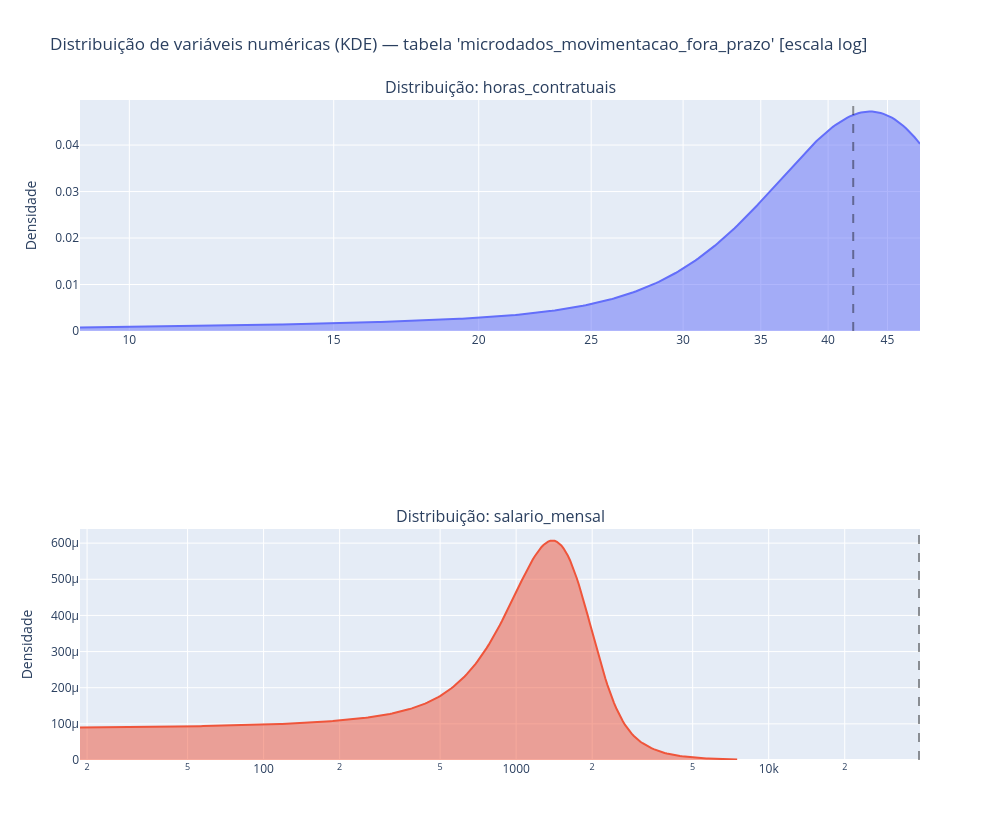

Notebook cell for this chart:
### Markdown cell above
### Distribuição contínua

### Code cell
N_STDDEV_RANGE = 4
MAX_TICKS = 50
N_BINS = 100000  # numero de bins dentro da janela exibida (média ± N_STDDEV_RANGE*σ)
 
dtypes = list(df_metadata_t1['data_type'].values)
columns = list(df_metadata_t1['column_name'].values)
 
num_columns = [
    col for col, dtype in zip(columns, dtypes)
    if dtype in ['FLOAT64']
]
 
table = f"{DATASET_NAME}.{SCHEMA_NAME}.{TABLE}"
 
# Coleta estatísticas e histogramas de cada coluna numérica
bins_dict, stats_dict, window_dict, valid_columns = collect_stats_and_bins(
    client, table, num_columns, n_bins=200
)

fig, valid_columns = build_density_figure(
    bins_dict, stats_dict, window_dict, TABLE, log_vals=True
)
 
# Salva como HTML e abre no navegador
output_path = os.path.abspath(f"data/outputs/html/distribuicao_{TABLE}_num_columns.html")
fig.show()

### Figure 1 — Plotly figure (JSON) as saved in the notebook; plotly's stock layout.template omitted (floating-point values rounded to 4 significant figures; data arrays with more than 128 entries replaced by an {"elided": "..."} marker saying what was removed)
{"data": [{"fill": "tozeroy", "line": {"width": 2}, "mode": "lines", "showlegend": false, "type": "scatter", "x": {"elided": "300 float values"}, "xaxis": "x", "y": {"elided": "300 float values"}, "yaxis": "y"}, {"fill": "tozeroy", "line": {"width": 2}, "mode": "lines", "showlegend": false, "type": "scatter", "x": {"elided": "300 float values"}, "xaxis": "x2", "y": {"elided": "300 float values"}, "yaxis": "y2"}], "layout": {"annotations": [{"font": {"size": 16}, "showarrow": false, "text": "Distribuição: horas_contratuais", "x": 0.5, "xanchor": "center", "xref": "paper", "y": 1.0, "yanchor": "bottom", "yref": "paper"}, {"font": {"size": 16}, "showarrow": false, "text": "Distribuição: salario_mensal", "x": 0.5, "xanchor": "center", "xref": "paper", "y": 0.35, "yanchor": "bottom", "yref": "paper"}], "height": 840, "margin": {"b": 80}, "shapes": [{"line": {"color": "rgba(0,0,0,0.4)", "dash": "dash"}, "type": "line", "x0": 42.04, "x1": 42.04, "xref": "x", "y0": 0, "y1": 1, "yref": "y domain"}, {"line": {"color": "rgba(0,0,0,0.4)", "dash": "dash"}, "type": "line", "x0": 39370.0, "x1": 39370.0, "xref": "x2", "y0": 0, "y1": 1, "yref": "y2 domain"}], "showlegend": false, "title": {"text": "Distribuição de variáveis numéricas (KDE) — tabela 'microdados_movimentacao_fora_prazo' [escala log]"}, "width": 1000, "xaxis": {"anchor": "y", "domain": [0, 1], "type": "log"}, "xaxis2": {"anchor": "y2", "domain": [0, 1], "type": "log"}, "yaxis": {"anchor": "x", "domain": [0.65, 1.0], "title": {"text": "Densidade"}}, "yaxis2": {"anchor": "x2", "domain": [0, 0.35], "title": {"text": "Densidade"}}}}
